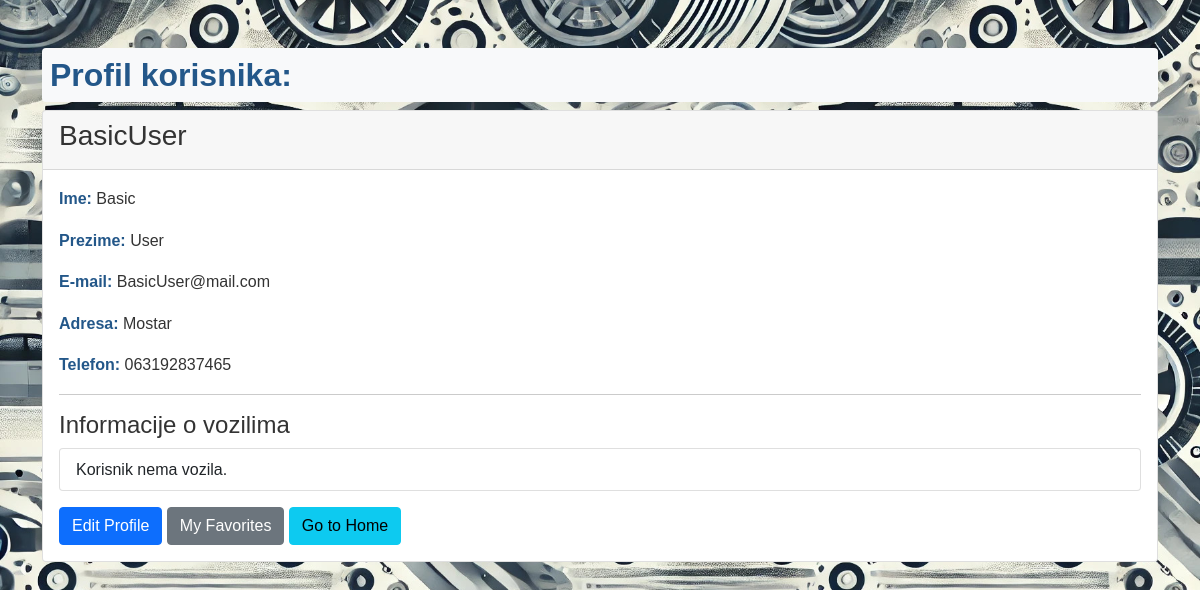
Page /profile/2 (signed in) on the committed database.
### app/models.py (models this page shows)
class Korisnik(Base):
    __tablename__ = 'korisnik'
    id = Column(Integer, primary_key=True, index=True)
    username = Column(String(50), nullable=False)
    ime = Column(String(50), nullable=False)
    prezime = Column(String(50), nullable=False)
    email = Column(String(120), unique=True, nullable=False)
    hashed_password = Column(String(60), nullable=False)
    mobitel = Column(String(20), nullable=True)
    adresa = Column(String(200), nullable=True)
    tip_korisnika = Column(String(20), nullable=False, default="Korisnik")
    datum_registracije = Column(DateTime, default=datetime.now)
    vozila = relationship('Vozilo', back_populates='korisnik')
    favoriti = relationship('Favorit', back_populates='korisnik')
    transakcije_kupac = relationship('Transakcija', foreign_keys='Transakcija.kupac_id', back_populates='kupac')
    transakcije_prodavac = relationship('Transakcija', foreign_keys='Transakcija.prodavac_id', back_populates='prodavac')
    kontakt = relationship('Kontakt', back_populates='korisnik')

### main.py (the view)
@app.get("/profile/{user_id}")
async def profile_page(
    request: Request,
    user_id: int,
    db: Session = Depends(auth.get_db),
    current_user: models.Korisnik = Depends(get_current_user)  # Ensure this returns a Korisnik instance
):
    user = db.query(models.Korisnik).filter(models.Korisnik.id == user_id).first()
    if not user:
        raise HTTPException(status_code=404, detail="User not found")
    if current_user is not None:
        print(f"Current user ID: {current_user.id}, Viewing user ID: {user.id}")  # Should now work
    else:
        print("No current user found")
    return templates.TemplateResponse("profile.html", {
        "request": request,
        "user": user,
        "current_user": current_user  # Pass current user to the template
    })

### app/templates/profile.html (shortened to what this page needs)
<!DOCTYPE html>
<html lang="en">
<head>
    <link href="https://cdn.jsdelivr.net/npm/bootstrap@5.1.3/dist/css/bootstrap.min.css" rel="stylesheet">
    <link href="/static/css/styles.css" rel="stylesheet">
</head>
<body>
    <div class="container mt-5">
        <h2 class="bg-light bg-opacity-80 rounded p-2">Profil korisnika:</h2>
        <div class="card">
            <div class="card-header">
                <h3>{{ user.username }}</h3>
            </div>
            <div class="card-body">
                <p><strong>Ime: </strong>{{ user.ime }}</p>
                <p><strong>Prezime: </strong>{{ user.prezime }}</p>
                <p><strong>E-mail: </strong>{{ user.email }}</p>
                <p><strong>Adresa: </strong>{{ user.adresa }}</p>
                <p><strong>Telefon: </strong>{{ user.mobitel }}</p>
                <hr>
                <h4>Informacije o vozilima</h4>
                <ul class="list-group">
                    {% for vozilo in user.vozila %}
                        <li class="list-group-item d-flex justify-content-between align-items-center">
                            {{ vozilo.ime }} - {{ vozilo.model_id }}
                            {% if user.id == current_user.id %}
                            <div>
                                <a href="/edit_vozilo/{{ vozilo.id }}" class="btn btn-warning btn-sm">Edit</a>
                                <form method="post" action="/ukloni_vozilo/{{ vozilo.id }}" style="display: inline;">
                                    <button type="submit" class="btn btn-danger btn-sm" onclick="return confirm('Are you sure you want to delete this car?');">Delete</button>
                                </form>
                            </div>
                            {% endif %}
                        </li>
                    {% else %}
                        <li class="list-group-item">Korisnik nema vozila.</li>
                    {% endfor %}
                </ul>
                {% if user.id == current_user.id %}
                <a href="/editProfile" class="btn btn-primary mt-3">Edit Profile</a>
                <a href="/favorites" class="btn btn-secondary mt-3">My Favorites</a>
                {% endif %}
                <a href="/" class="btn btn-info mt-3">Go to Home</a>
            </div>
        </div>
    </div>
</body>
</html>

### app/static/css/styles.css (style rules this page uses)
body { font-family: 'Arial', sans-serif; background-image: url('background-image.jpg'); background-size: cover; background-position: center; color: #333; }
h2 { margin-top: 30px; font-weight: bold; color: #235789; }
p, ul { font-size: 16px; line-height: 1.6; }
strong { color: #235789; }

### rows in the picture
Korisnik: username "BasicUser", ime "Basic", prezime "User", email "BasicUser@mail.com", adresa "Mostar", mobitel "063192837465"
